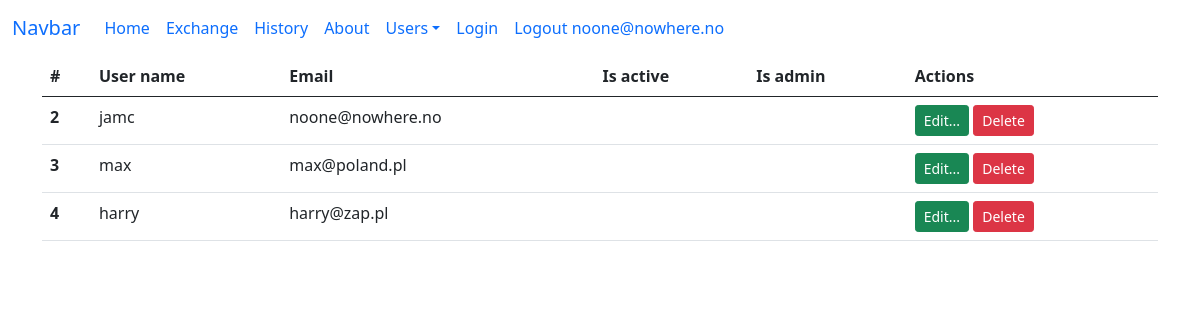
Page /users (signed in) on the committed database.
### tables this page shows
CREATE TABLE users(
id integer primary key autoincrement,
name varchar(100) not null unique,
email varchar(100) not null unique,
password text,
is_active boolean not null default 0,
is_admin boolean not null default 0
);

### app.py (the view)
@app.route("/users")
def users():
    db = get_db()
    sql_command = "select id, name, email, is_admin, is_active from users;"
    cur = db.execute(sql_command)
    users = cur.fetchall()
    return render_template("users.html", active_menu="users", users=users)

### app.py (called while the page is built)
def get_db():
    if not hasattr(g, 'sqlite.db'):
        conn = sqlite3.connect(app_info['db_file'])
        conn.row_factory = sqlite3.Row
        g.sqlite_db = conn
    return g.sqlite_db

### templates/users.html (shortened to what this page needs)
{% extends "base.html" %}
{% block content %}
<div class="container">
    <table class="table">
        <thead>
          <tr>
            <th scope="col">#</th>
            <th scope="col">User name</th>
            <th scope="col">Email</th>
            <th scope="col">Is active</th>
            <th scope="col">Is admin</th>
            <th scope="col">Actions</th>
          </tr>
        </thead>
        <tbody>
          {% for user in users %}
          <tr>
            <th scope="row">{{ user.id }}</th>
            <td>{{ user.name }}</td>
            <td>{{ user.email }}</td>
            <td>       </td>
            <td>       </td>
            <td>
                <a href="{{ url_for('edit_user', user_name=user.name) }}"
                   class="btn btn-success btn-sm" role="button">Edit...</a>
                <a type="button" class="btn btn-danger btn-sm delete-confirm"
                   data-bs-toggle="modal" data-bs-target="#confirmDeleteModal"
                   data-desc="{{ 'Delete user {}?'.format(user.name) }}"
                   data-url="{{ url_for('user_delete', user_name=user.name) }}">
                  Delete
                </a>
            </td>
          </tr>
          {%endfor%}
        </tbody>
      </table>
</div>
{% endblock %}

### templates/menu.html (shortened to what this page needs)
<nav class="navbar navbar-expand-lg bg-body-tertiary">
    <div class="container-fluid">
      <a class="navbar-brand" href="#">Navbar</a>
      <div class="collapse navbar-collapse" id="navbarNav">
        <ul class="navbar-nav">
          <li class="nav-item">
            <a class="nav-link {{'active' if active_menu=='home'}}" aria-current="page" href="{{ url_for('index') }}">Home</a>
          </li>
          <li class="nav-item">
            <a class="nav-link {{'active' if active_menu=='exchange'}}" href="{{ url_for('exchange') }}">Exchange</a>
          </li>
          <li class="nav-item">
            <a class="nav-link {{'active' if active_menu=='history'}}" href="{{ url_for("history")}}">History</a>
          </li>
          <li class="nav-item">
            <a class="nav-link {{'active' if active_menu=='about'}}" href="#" tabindex="-1" aria-disabled="true">About</a>
          </li>
          <li class="nav-item dropdown">
            <a class="nav-link dropdown-toggle" href="#" id="navbarDropdown" role="button"
                      data-bs-toggle="dropdown" aria-expanded="false">Users</a>
          </li>
          <li class="nav-item">
            <a class="nav-link {{ 'active' if active_menu=='login' }}" href="{{ url_for('login') }}" tabindex="-1">Login</a>
          </li>
          <li class="nav-item">
            <a class="nav-link {{ 'active' if active_menu=='logout' }}" href="{{ url_for('logout') }}" tabindex="-1">
              Logout {{ session['user'] if 'user' in session }}</a>
          </li>
        </ul>
      </div>
    </div>
  </nav>

### rows in the picture
users: email "noone@nowhere.no", id "2", name "jamc"
users: id "3", name "max", email "max@poland.pl"
users: id "4", name "harry", email "harry@zap.pl"
